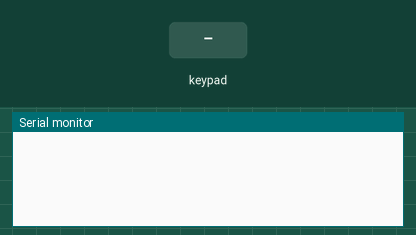
The sketch below on a simulated Arduino Nano, built with avr-gcc and run on an emulated ATmega328P. Parts: the last lines printed to the serial monitor. The inputs (shaded band) are chosen by the test bench.

Above: at 1.2 s.
1.3 s: key '1' pressed
At 1.9 s:
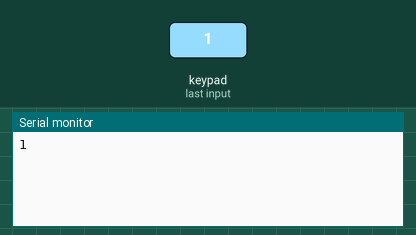
2.8 s: keypad keys 1 2 pressed 0.4 s apart
At 3.6 s:
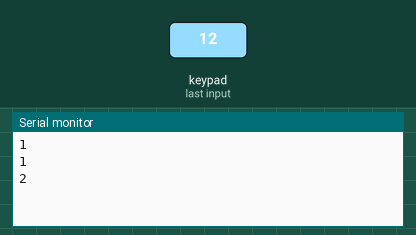
5.1 s: key '3' pressed
At 6.2 s:
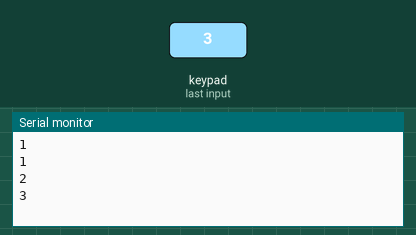
6.6 s: keypad keys 2 5 pressed 0.4 s apart
At 7.6 s:
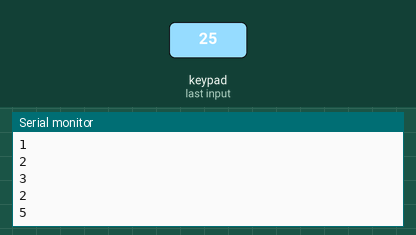
Timing chart, 0 to 9.6 s (numbered marks = the images above; inputs shaded):
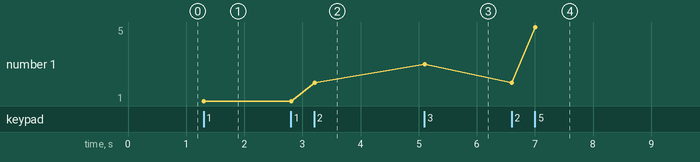

Measured:
- after the input at 1.3 s, the serial monitor: prints a new line at once (image 1)
- after the input at 2.8 s, the serial monitor: prints a new line after 0.41 s (image 2)
- after the input at 5.1 s, the serial monitor: prints a new line at once (image 3)
- after the input at 6.6 s, the serial monitor: prints a new line at once (image 4)
- plotted number 1: 1 → 2 after the input at 2.8 s, 2 → 3 after the input at 5.1 s, 3 → 5 after the input at 6.6 s

The sketch:

part2.ino
```cpp
#include <Keypad.h>
const int ROW_NUM = 4; //four rows
const int COLUMN_NUM = 3; //three columns

char keys[ROW_NUM][COLUMN_NUM] = {
  {'1','2','3'},
  {'4','5','6'},
  {'7','8','9'},
  {'*','0','#'}
};

int incomingByte = 0; // for incoming serial data
String inputString;
long inputInt;

byte pin_rows[ROW_NUM] ={A6,A5,A4,A3}; //connect to the row pinouts of the keypad
byte pin_column[COLUMN_NUM] = {A2, A1, A0}; //connect to the column pinouts of the keypad

Keypad keypad = Keypad( makeKeymap(keys), pin_rows, pin_column, ROW_NUM, COLUMN_NUM );

void setup(){
  Serial.begin(9600);
}


void loop() {

 char key = keypad.getKey();
  if (key) {
    if (key >= '0' && key <= '9') {     // only act on numeric keys
      inputString += key;               // append new character to input string
      inputInt = inputString.toInt(); // YOU GOT AN INTEGER NUMBER
      inputString = "";
      Serial.println(inputInt);
    } else if (key == '#' || key == '*' ) {
        inputString = "";               // clear input
    }
  }
}
void showUp(int n){
  Serial.print("got =>");
  Serial.println(n);
}
```
